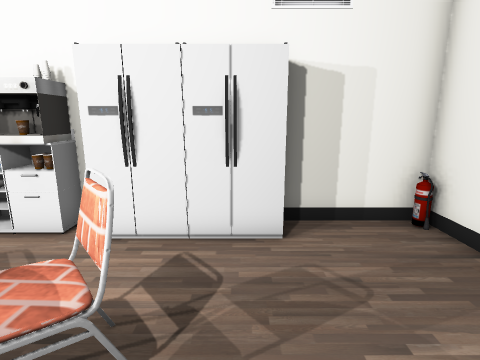
View 1 (above)

16 first-person views from a walk through a Unity game level. The camera is 1.3 m above the floor, tilts 12° down and sees 80° across. Doors are open. The floor is counted in squares, 0.5 m on a side. Each view is taken from the middle of a square. On the plan, view 1 faces up. The plan holds only what a view shows up to about 19 squares ahead; the rest is blank. The player character is not drawn. Some surface patterns are stand-ins.

View 2
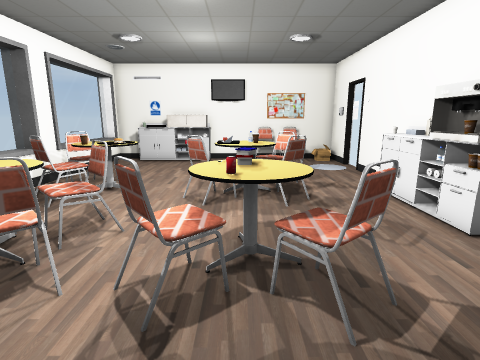

View 3
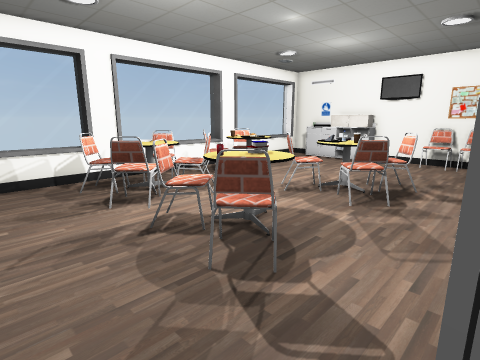

View 4
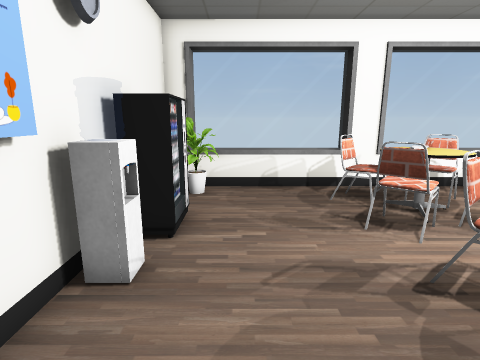

View 5
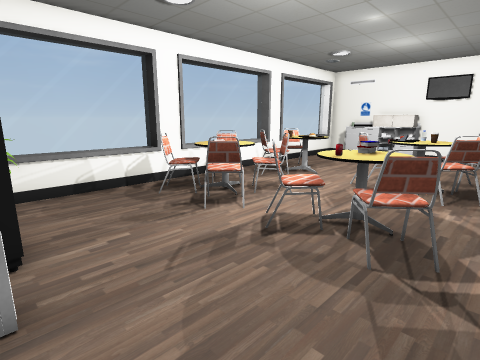

View 6
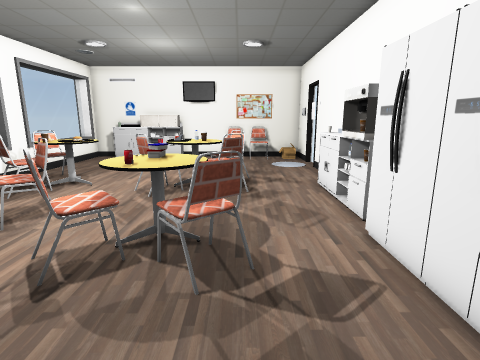

View 7
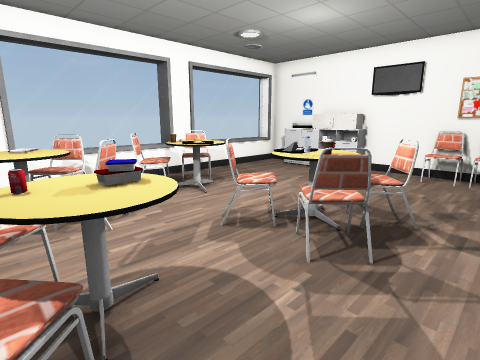

View 8
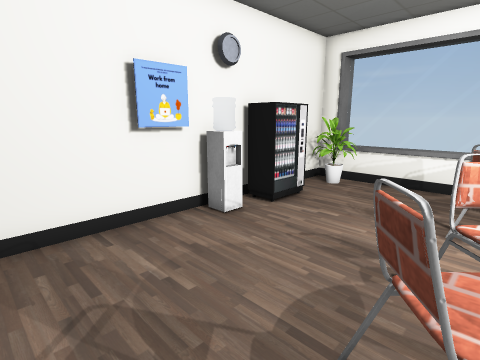

View 9
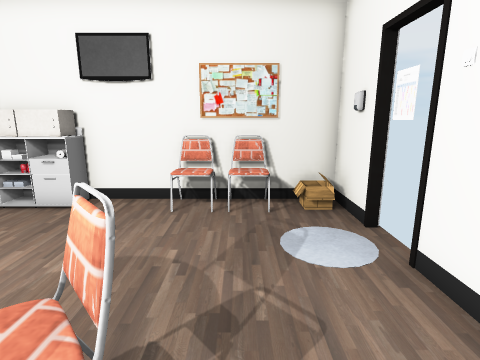

View 10
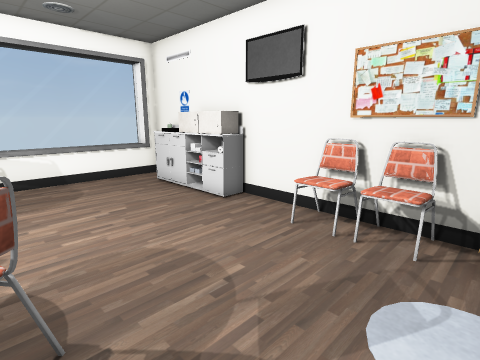

View 11
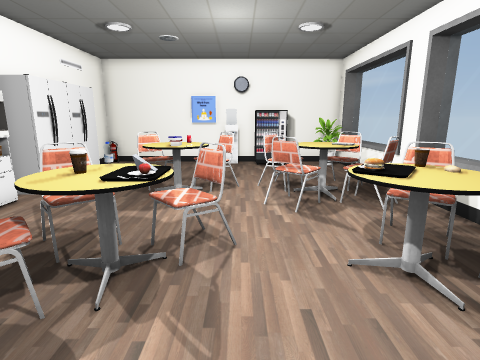

View 12
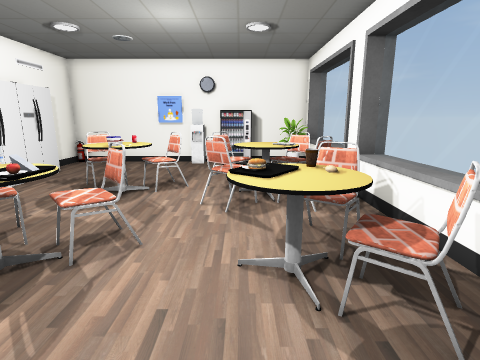

View 13
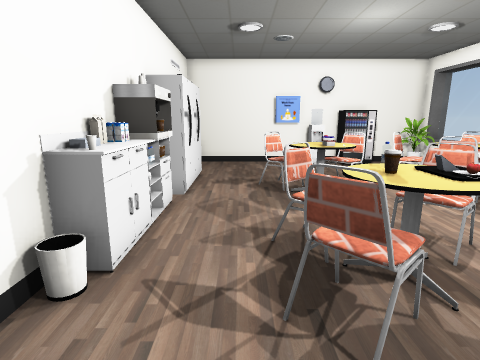

View 14
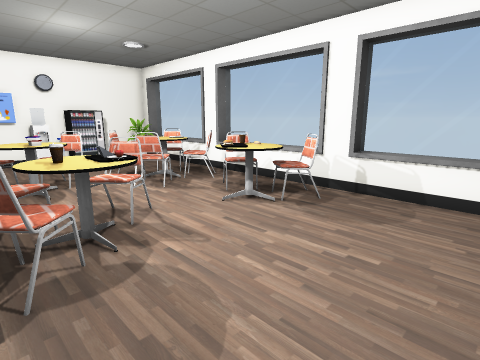

View 15
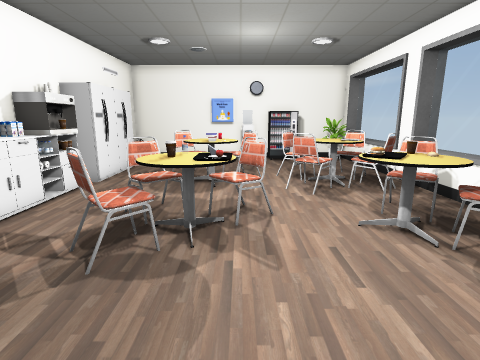

View 16
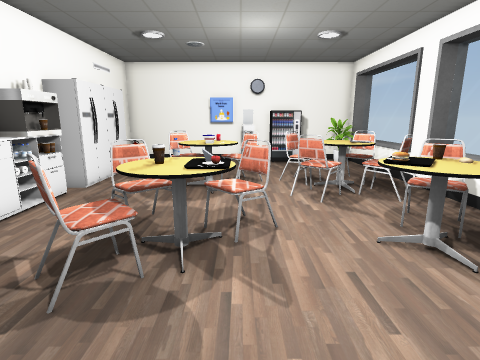

### Floor plan
Key: @ floor where view 1 was taken; # wall or solid block; . floor; D open door; = window, fence, low wall or low ledge; ^ raised ledge; C cabinet; M machine; F fridge; H chair; I disc; T table; R microwave; P poster; W water cooler; L plant; O other object.
Columns run from 17 left of view 1 to 5 right of it. Each row starts with its distance up from view 1.
  8   #
  7 ###IDO###OC M##F F#####
  6 #O.......CCCMMFFFFF...#
  5 #H....................#
  4 #H....................#
  3 #H.....HH #....HH.....#
  2 #H.....HHOH..T#HH.....#
  1 #......TTOT..TTT......#
  0 #.......TOH..THH.@...W#
 -1 #R........H....H.....W#
 -2 RR..........HH.HH...OO#
 -3 RR......TT..HHH#H...OO#
 -4  C.....TTOH..HTH.....O#
 -5 PC.....HHOH.###HH.....#
 -6 #......HH...##.H....LL#
 -7 #======##^^^####=====##
 -8 ######################

Where each view was taken, in squares from view 1:
view 1: 0 up, 0 right, facing up
view 2: 1 up, 2 right, facing left
view 3: 6 up, 2 right, facing down-left
view 4: 4 up, 2 right, facing down
view 5: 4 up, 4 right, facing down-left
view 6: 3 up, 3 right, facing left
view 7: 5 up, 2 left, facing down-left
view 8: 5 up, 2 left, facing down-right
view 9: 4 up, 8 left, facing left
view 10: 6 up, 10 left, facing down-left
view 11: 1 down, 13 left, facing right
view 12: 3 down, 13 left, facing right
view 13: 4 up, 13 left, facing right
view 14: 3 up, 15 left, facing down-right
view 15: 0 up, 15 left, facing right
view 16: 0 up, 14 left, facing right
